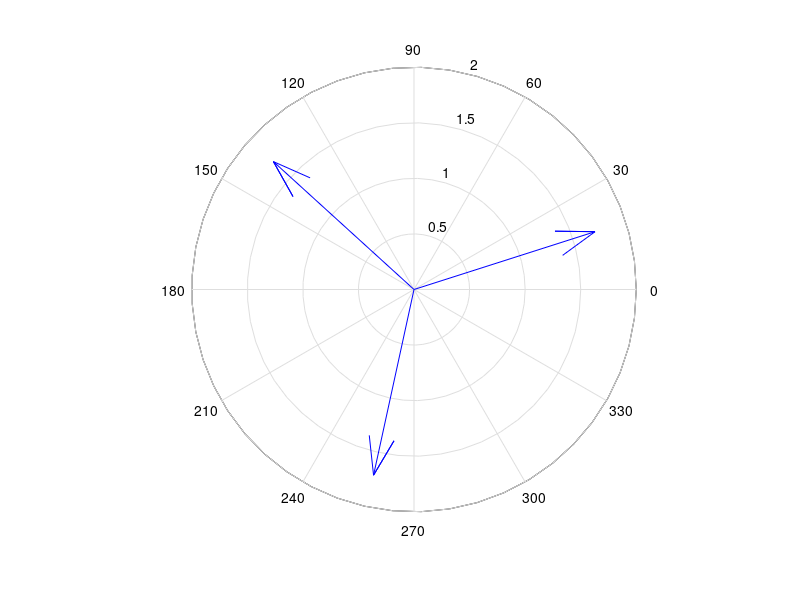

Source code (MATLAB):
%function y=grado(x)
%y=(x/(2+pi))*360;
%end
%1.1
a=5;
b=10 / 2;
c=10 \ 2;
d=10 / 2 * 5 ;
e=10 / (2 * 5) ;
f=(1 + 2 + 3)* 4 / 5 ;
g=4^(-2) ;
g2=10^4000 ;
h=10^(-200) ;
i=10^(-300) ;
j=1 /0 ;
j2=round(1.5);
k=round(2.5);
l=fix(1.5);
m=round(-1.5) ;
%1.2
x=4/3;
x2=1.2345e-6;
format long ,(x)
format long ,(x2)
format short ,(x)
format short ,(x2)
format hex,(x)
format hex ,(x2)
%1.3
a3=x;
b3=a-1;
c3=b3+b3+b3;
e3=1-c3;
format long, a3,b3,c3,e3
%1.4
format rat, pi
rat(pi)
pi
exp(1)
format short,pi,e,exp(1)
clear all; %zum cleanen, sonst durchanand
e=(exp(1))
%2, 5
a5=sqrt(3);
b5=log(10^(-80));
c5=log(10^(-800));
d5=log10(10^(-80));
e5=exp(e^1);
f5=exp(e^0);
g5=exp(e^(-1));
h5=log(e^1);
i5=log10(1000*pi);
j5=sin(pi/2);
k5=sin(90^0);
l5=sin(1e10);
m5=sin(1e20);
n5=tan(pi/4);
o5=tan(pi/2);
p5=atan(0);
q5=atan2(1,1);
r5=atan2(1,-1);
s5=atan2(-1,-1);
t5=atan2(-1,1);
% 2.6

p6=rad2deg(p5);
q6=rad2deg(q5);
r6=rad2deg(r5);
s6=rad2deg(s5);
t6=rad2deg(t5);
clc%clear screen
%3.7
a7=1-0.2-0.2-0.2-0.2-0.2;
b7=sin(pi) ;
c7=0.3/0.1;
d7=3/1;
e7=1/3;
f7=0.1/0.3;
g7=3/4;
h7=0.3/0.4;
i7=1-1/3-1/3-1/3 ;

format long , a7,b7,c7,d7,e7,f7,g7,h7,i7,e,pi

%3.8
clc%clear screen
clear all; %zum cleanen, sonst durchanand
a8=1/0;
b8=1/Inf;
c8=Inf+Inf;
d8=Inf-Inf;
e8=0/0;
f8=sin(0)/0;
g8=sin(pi)/0;

%fprintf ('realmax %f4.2 realmin %f eps%f Inf%f NaN %f',realmax,realmin, eps,Inf,NaN) 

%4.9
u9=3+4i;
v9=-i+1;
u9abs=abs(u9);
v9abs=abs(v9);
u9angle=angle(u9);
v9angle=angle(v9);
u9conj=conj(u9);
v9conj=conj(v9);
u9real=real(u9);
v9real=real(v9);
u9imag=imag(u9);
v9imag=imag(v9);

%4.10
z10=3*exp(1i*pi);
z102=3+4i;
w102=-i;

%compass(z10)  %geht, nervt nur
abs(z102)*exp(1i*angle(z102))
abs(w102)*exp(1i*angle(w102))

fprintf ('%f * e ^ ( i %f pi )\n' ,abs(z102),angle(z102));
fprintf ('%f * e ^ ( i %f pi )\n' ,abs(w102),angle(w102));

%5.11
a11=sqrt(-1);
b11=sqrt(complex(3,4)); %u aus 4.9

%5.12
clear all;
clc;
u=complex(3,4);
n=[3,4];

c=[1,0,0,-u];
w=roots(c)
compass(w);
